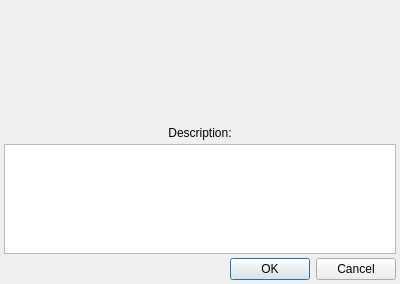
<?xml version="1.0" encoding="UTF-8"?>
<ui version="4.0">
 <class>EditImageDescriptionDialog</class>
 <widget class="QDialog" name="EditImageDescriptionDialog">
  <property name="geometry">
   <rect>
    <x>0</x>
    <y>0</y>
    <width>400</width>
    <height>284</height>
   </rect>
  </property>
  <property name="windowTitle">
   <string>Edit Image description</string>
  </property>
  <property name="modal">
   <bool>true</bool>
  </property>
  <layout class="QVBoxLayout" name="verticalLayout">
   <property name="spacing">
    <number>4</number>
   </property>
   <property name="leftMargin">
    <number>4</number>
   </property>
   <property name="topMargin">
    <number>4</number>
   </property>
   <property name="rightMargin">
    <number>4</number>
   </property>
   <property name="bottomMargin">
    <number>4</number>
   </property>
   <item>
    <widget class="QLabel" name="NameLabel">
     <property name="font">
      <font>
       <pointsize>12</pointsize>
      </font>
     </property>
     <property name="text">
      <string/>
     </property>
     <property name="alignment">
      <set>Qt::AlignCenter</set>
     </property>
    </widget>
   </item>
   <item>
    <layout class="QHBoxLayout" name="horizontalLayout_4">
     <item>
      <spacer name="horizontalSpacer">
       <property name="orientation">
        <enum>Qt::Horizontal</enum>
       </property>
       <property name="sizeHint" stdset="0">
        <size>
         <width>40</width>
         <height>20</height>
        </size>
       </property>
      </spacer>
     </item>
     <item>
      <widget class="QLabel" name="PictureLabel">
       <property name="sizePolicy">
        <sizepolicy hsizetype="Fixed" vsizetype="Fixed">
         <horstretch>0</horstretch>
         <verstretch>0</verstretch>
        </sizepolicy>
       </property>
       <property name="minimumSize">
        <size>
         <width>96</width>
         <height>96</height>
        </size>
       </property>
       <property name="maximumSize">
        <size>
         <width>96</width>
         <height>96</height>
        </size>
       </property>
       <property name="text">
        <string/>
       </property>
      </widget>
     </item>
     <item>
      <spacer name="horizontalSpacer_2">
       <property name="orientation">
        <enum>Qt::Horizontal</enum>
       </property>
       <property name="sizeHint" stdset="0">
        <size>
         <width>40</width>
         <height>20</height>
        </size>
       </property>
      </spacer>
     </item>
    </layout>
   </item>
   <item>
    <widget class="QLabel" name="label_3">
     <property name="text">
      <string>Description:</string>
     </property>
     <property name="alignment">
      <set>Qt::AlignCenter</set>
     </property>
    </widget>
   </item>
   <item>
    <widget class="QPlainTextEdit" name="DescriptionTextEdit"/>
   </item>
   <item>
    <widget class="QDialogButtonBox" name="buttonBox">
     <property name="orientation">
      <enum>Qt::Horizontal</enum>
     </property>
     <property name="standardButtons">
      <set>QDialogButtonBox::Cancel|QDialogButtonBox::Ok</set>
     </property>
    </widget>
   </item>
  </layout>
 </widget>
 <resources/>
 <connections>
  <connection>
   <sender>buttonBox</sender>
   <signal>rejected()</signal>
   <receiver>EditImageDescriptionDialog</receiver>
   <slot>reject()</slot>
   <hints>
    <hint type="sourcelabel">
     <x>316</x>
     <y>260</y>
    </hint>
    <hint type="destinationlabel">
     <x>286</x>
     <y>274</y>
    </hint>
   </hints>
  </connection>
 </connections>
</ui>
